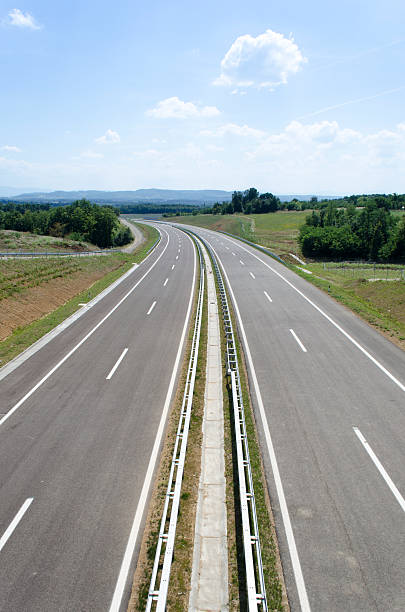
#> input picture Advance/images.jpg, 405 x 612 px
$ jupyter execute Lane_Tracking.ipynb
#> lines starting #> are read from the running program, lines starting #| are printed output that depends on the picture; after the words box and inside, x2 and y2 are one past the last pixel; in counts of white or black regions, pixels touching at a corner belong together
[cell 1]
import cv2
import numpy as np
import matplotlib.pyplot as plt

[cell 2]
def detect_lanes(image):
    gray = cv2.cvtColor(image, cv2.COLOR_BGR2GRAY)

    blurred = cv2.GaussianBlur(gray, (5, 5), 0)

    edges = cv2.Canny(blurred, 50, 150)

    height, width = edges.shape
    mask = np.zeros_like(edges)

    polygon = np.array([[
    (40, height),
    (width//2 - 55, int(height*0.58)),
    (width//2 + 55, int(height*0.58)),
    (width - 40, height)
        ]], dtype=np.int32)

    cv2.fillPoly(mask, polygon, 255)

    masked_edges = cv2.bitwise_and(edges, mask)

    lines = cv2.HoughLinesP(masked_edges, 1, np.pi/180, 100, minLineLength=50, maxLineGap=50)

    return lines

[cell 3]
def draw_lanes(image, lines):
    if lines is not None:
        for line in lines:
            x1, y1, x2, y2 = line[0]
            cv2.line(image, (x1, y1), (x2, y2), (0, 255, 0), 3)
    return image

[cell 4]
img = cv2.imread('images.jpg')
#> img is the input picture: shape (612, 405, 3); mean B, G, R 166.7, 165.8, 157.7

lines = detect_lanes(img)
#> in detect_lanes, `gray = cv2.cvtColor(image, cv2.COLOR_BGR2GRAY)`:
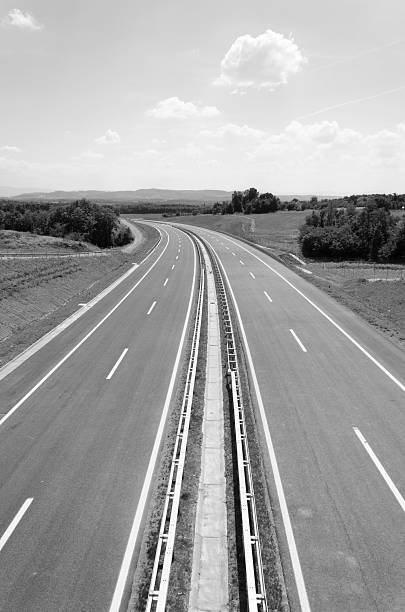
#> gray: shape (612, 405); min 0, max 255, mean 163.5
#> in detect_lanes, `blurred = cv2.GaussianBlur(gray, (5, 5), 0)`:
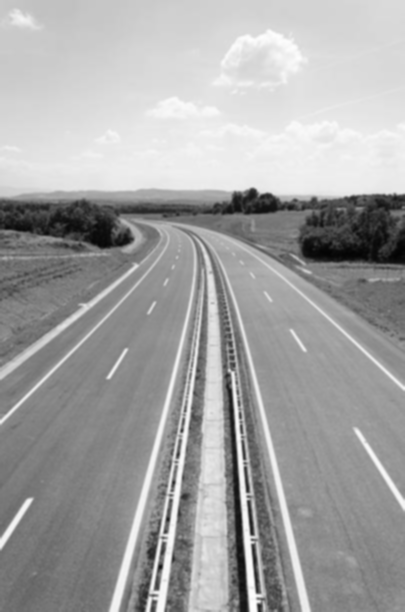
#> blurred: shape (612, 405); min 3, max 253, mean 163.5
#> in detect_lanes, `edges = cv2.Canny(blurred, 50, 150)`:
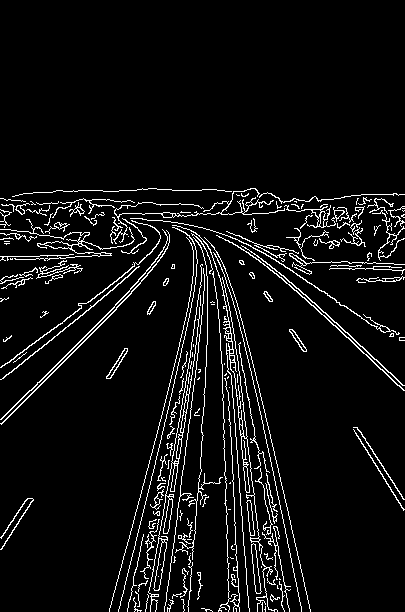
#> edges: shape (612, 405); 6.1% white in thin lines or dots, all inside (x1, y1, x2, y2) = (0, 188, 405, 612)
#> in detect_lanes, `cv2.fillPoly(mask, polygon, 255)`:
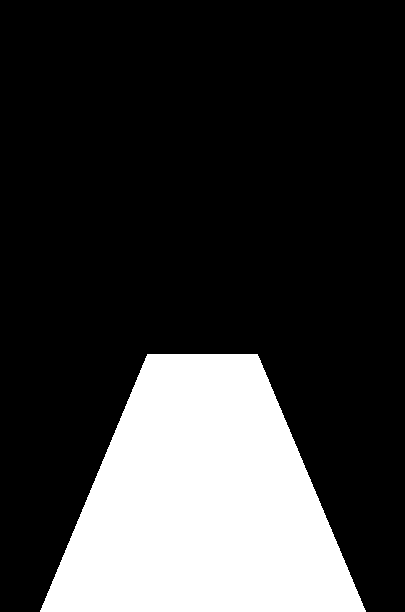
#> mask: shape (612, 405); 22.7% white; 1 white region, box (x1, y1, x2, y2) and area: (40, 354, 366, 612) 56373
#> in detect_lanes, `masked_edges = cv2.bitwise_and(edges, mask)`:
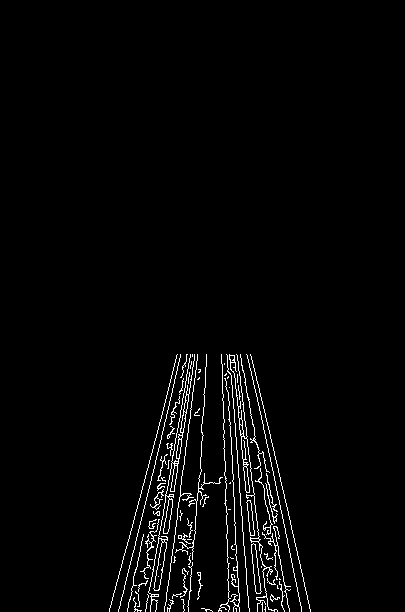
#> masked_edges: shape (612, 405); 2.4% white in thin lines or dots, all inside (x1, y1, x2, y2) = (109, 354, 311, 612)
#> in detect_lanes, `lines = cv2.HoughLinesP(masked_edges, 1, np.pi/180, 100, minLineLength..`: lines = 18 rows, first 6: [251, 356, 310, 611], [226, 354, 239, 611], [145, 611, 190, 355], [109, 611, 173, 370], [118, 610, 177, 370], [230, 355, 247, 595]
result = draw_lanes(img, lines)
#> the loop in draw_lanes, `for line in lines:` made 18 passes
#> (x1, y1, x2, y2) on passes 1 to 12: (251, 356, 310, 611), (226, 354, 239, 611), (145, 611, 190, 355), (109, 611, 173, 370), (118, 610, 177, 370), (230, 355, 247, 595), (247, 355, 301, 609), (240, 354, 283, 596), (236, 354, 268, 609), (156, 601, 194, 357), (153, 599, 192, 354), (221, 354, 229, 606)
#> after the loop in draw_lanes, `for line in lines:`:
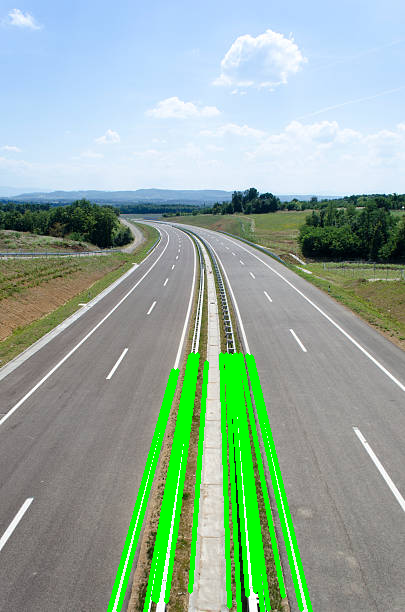
#> image: shape (612, 405, 3); 7.28% of pixels changed, all inside (x1, y1, x2, y2) = (107, 352, 313, 612)

plt.imshow(result)
